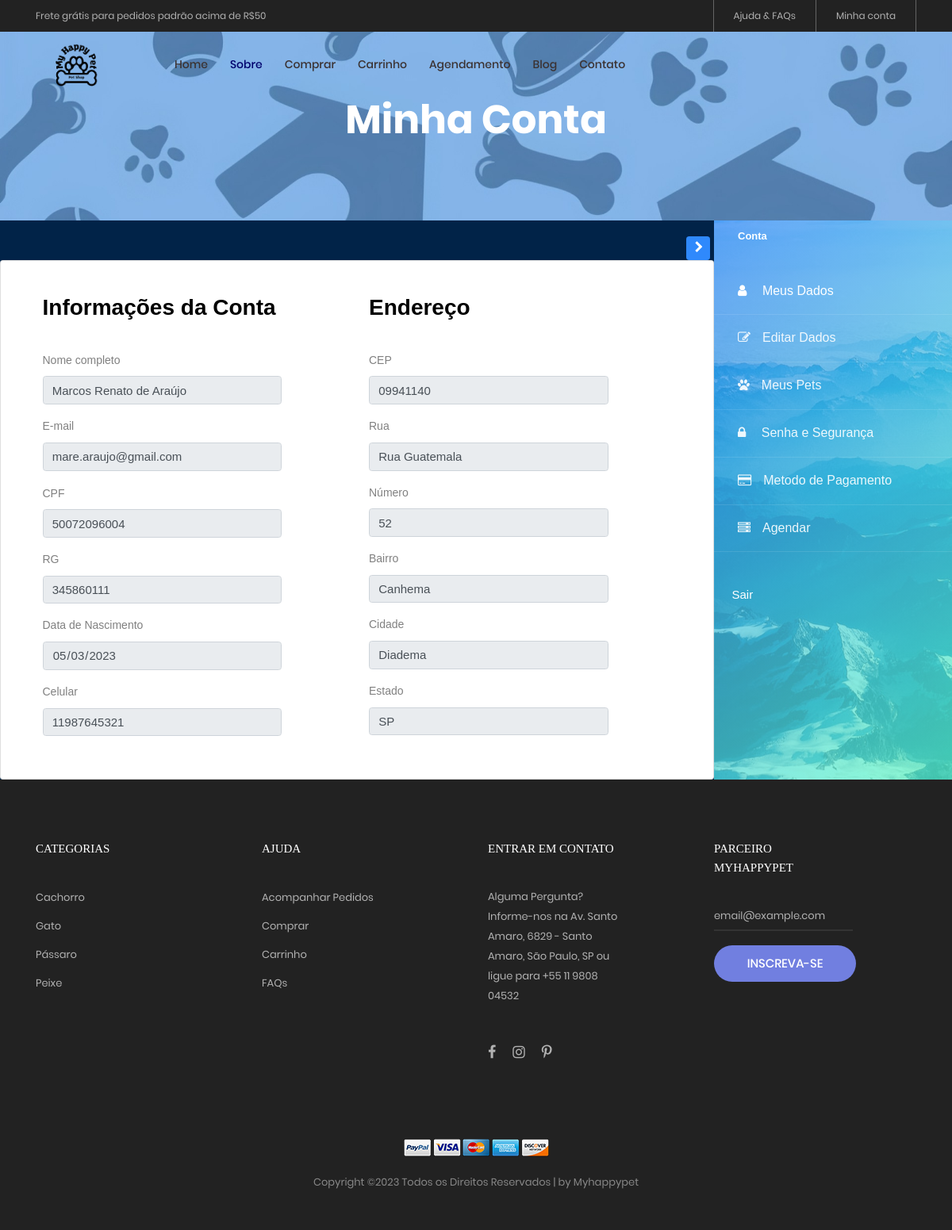
The page /meus_dados.php (signed in) on the database its author committed.
### tables this page shows
CREATE TABLE `cliente` (
  `idCliente` int(10) NOT NULL,
  `id_endereco` int(10) DEFAULT NULL,
  `nome` varchar(100) DEFAULT NULL,
  `sobrenome` varchar(100) DEFAULT NULL,
  `cpf` char(11) DEFAULT NULL,
  `rg` char(9) DEFAULT NULL,
  `data_nasc` date DEFAULT NULL
);

CREATE TABLE `cadastro_cliente` (
  `idCadastro` int(10) NOT NULL,
  `id_cliente` int(10) DEFAULT NULL,
  `data_cad` datetime DEFAULT NULL,
  `email` varchar(50) DEFAULT NULL,
  `celular` char(11) DEFAULT NULL,
  `senha` varchar(250) DEFAULT NULL
);

CREATE TABLE `endereco` (
  `idEndereco` int(10) NOT NULL,
  `estado` char(2) DEFAULT NULL,
  `municipio` varchar(30) DEFAULT NULL,
  `bairro` varchar(30) DEFAULT NULL,
  `logradouro` varchar(100) DEFAULT NULL,
  `numero` int(5) DEFAULT NULL,
  `cep` char(8) DEFAULT NULL
);

### meus_dados.php (the view, shortened to what this page needs)
<?php
include_once('php/conexao.php');
?>
<?php
    $id = $_SESSION['idCliente'];
    $dados = "SELECT * FROM cliente INNER JOIN endereco ON id_endereco = idEndereco INNER JOIN cadastro_cliente ON idCliente = id_cliente  WHERE idCliente = '$id'";
    $query = mysqli_query($conn, $dados);
    $resultados = mysqli_fetch_assoc($query);
?>
<!DOCTYPE html>
<html lang="pt-br">
<head>
	<link rel="stylesheet" type="text/css" href="vendor/bootstrap/css/bootstrap.min.css">
	<link rel="stylesheet" type="text/css" href="fonts/font-awesome-4.7.0/css/font-awesome.min.css">
	<link rel="stylesheet" type="text/css" href="fonts/iconic/css/material-design-iconic-font.min.css">
	<link rel="stylesheet" type="text/css" href="fonts/linearicons-v1.0.0/icon-font.min.css">
	<link rel="stylesheet" type="text/css" href="vendor/animate/animate.css">
	<link rel="stylesheet" type="text/css" href="vendor/css-hamburgers/hamburgers.min.css">
	<link rel="stylesheet" type="text/css" href="vendor/animsition/css/animsition.min.css">
	<link rel="stylesheet" type="text/css" href="vendor/select2/select2.min.css">
	<link rel="stylesheet" type="text/css" href="vendor/daterangepicker/daterangepicker.css">
	<link rel="stylesheet" type="text/css" href="vendor/slick/slick.css">
	<link rel="stylesheet" type="text/css" href="vendor/MagnificPopup/magnific-popup.css">
	<link rel="stylesheet" type="text/css" href="vendor/perfect-scrollbar/perfect-scrollbar.css">
	<link rel="stylesheet" type="text/css" href="css/util.css">
	<link rel="stylesheet" type="text/css" href="css/main.css">
	<link rel="stylesheet" href="https://stackpath.bootstrapcdn.com/font-awesome/4.7.0/css/font-awesome.min.css">
		<link rel="stylesheet" href="assets/css/style.css">
<link rel="stylesheet" href="https://cdnjs.cloudflare.com/ajax/libs/animate.css/4.1.1/animate.min.css"/>
<link rel="stylesheet" type="text/css" href="vendor/bootstrap/css/boot.css" />
<link rel="stylesheet" href="./css/style.css" />
</head>
<body class="animsition">
	<header>
		<div class="container-menu-desktop">
			<div class="top-bar">
				<div class="content-topbar flex-sb-m h-full container">
					<div class="left-top-bar">
						Frete grátis para pedidos padrão acima de R$50
					</div>
					<div class="right-top-bar flex-w h-full">
						<a href="ajuda.html" class="flex-c-m trans-04 p-lr-25">
							Ajuda & FAQs
						</a>
						<a href="php/checa_login.php" class="flex-c-m trans-04 p-lr-25">
							Minha conta
						</a>
					</div>
				</div>
			</div>
			<div class="wrap-menu-desktop">
				<nav class="limiter-menu-desktop container">
					<a href="index.html" class="logo">
						<img src="images/icons/logo.png" alt="IMG-LOGO">
					</a>
						<div class="menu-desktop">
						<ul class="main-menu">
							<li>
								<a href="index.html">Home</a>
							</li>
							<li class="active-menu">
								<a href="sobre.html">Sobre</a>
							</li>
							<li>
								<a href="comprar.html">Comprar</a>
							</li>
							<li>
								<a href="carrinho.html">Carrinho</a>
							</li>
							<li>
								<a href="agendamento.php">Agendamento</a>
							</li>
							<li>
								<a href="blog.html">Blog</a>
							</li>
							<li>
								<a href="contato.html">Contato</a>
							</li>
						</ul>
					</div>
				</nav>
			</div>
		</div>
	</header>
	</div><br><br><br>
	<section class="bg-img1 txt-center p-lr-15 p-tb-92" style="background-image: url('images/bg-01.jpg');">
		<h2 class="ltext-105 cl0 txt-center">
			Minha Conta
		</h2>
	</section>
	<div class="wrapper d-flex align-items-stretch">
		<nav id="sidebar" class="order-last" class="img" style="background-image: url(images/bg_1.jpg);">
				<div class="custom-menu">
					<button type="button" id="sidebarCollapse" class="btn btn-primary">
				</button>
			</div>
			<div class="">
				<h1><a href="index.html" class="logo"><span>Conta</span></a></h1>
					<ul class="list-unstyled components mb-5">
						<li class="active">
							<a href="meus_dados.php"><span class="fa fa-user mr-3"></span> Meus Dados</a>
						</li>
						<li>
							<a href="editar_dados.php"><span class="fa fa-edit mr-3"></span>Editar Dados</a>
						</li>
						<li>
						<a href="meus_pet.php"><span class="fa fa-paw mr-3"></span>Meus Pets</a>
						</li>
						<li>
						<a href="senha_seguranca.php"><span class="fa fa-lock mr-3"></span> Senha e Segurança</a>
						</li>
						<li>
						<a href="cartao.php"><span class="fa fa-credit-card mr-3"></span>Metodo de Pagamento</a>
						</li>
						<li>
							<a href="agendamento.php"><span class="fa fa-server mr-3"></span>Agendar</a>
						</li>
					</ul>
					<div class="mb-5 px-4">
								<a href="php/proc_logout.php" class="subscribe-form">
									<h3 class="h6 mb-3">Sair</h3>
								</a>
							</div>
					</div>
		</nav><br><br><br>
		<div class="wrapper"><br><br>
			<section class="h-100">
				<div class="container h-100">
					<div class="row justify-content-md-center h-100">
						<div class="card-wrapper">
							<div class="card fat">
								<div class="card-body">
									<form method="POST" action="proc_checa_login.php" class="my-login-validation">
										<div class="container">
											<div class="row">
												<div class="col-md-6">
													<h1 style="font-weight: 600; font-size: 200%;">Informações da Conta</h1><br>
													<div class="form-group">
														<label for="nomeCompleto">Nome completo</label>
														<input id="nomeCompleto" type="text" class="form-control" name="nomeCompleto" placeholder="Nome completo" value="<?php echo $resultados['nome'] . " " . $resultados['sobrenome'];  ?>" required autofocus readonly>
													</div>
													<div class="form-group">
														<label for="email">E-mail</label>
														<input id="email" type="email" class="form-control" name="email" placeholder="E-mail completo" value="<?php echo $resultados['email']; ?>" required autofocus readonly>
													</div>
													<div class="col-md-6"></div>
													<div class="form-group">
														<label for="cpf">CPF</label>
														<input id="cpf" type="text" value="<?php echo $resultados['cpf']; ?>" class="form-control" name="cpf" placeholder="000.000.000-00" required autofocus readonly>
													</div>
													<div class="form-group">
														<label for="rg">RG</label>
														<input id="rg" type="text" value="<?php echo $resultados['rg']; ?>" class="form-control" name="rg" placeholder="00.000.000-0" required autofocus readonly>
													</div>
													<div class="form-group">
														<label for="date">Data de Nascimento</label>
														<input id="date" type="date"  value="<?php echo $resultados['data_nasc']; ?>" class="form-control" name="date" required autofocus readonly>
													</div>
													<div class="form-group">
														<label for="celular">Celular</label>
														<input id="celular" type="tel" value="<?php echo $resultados['celular']; ?>" class="form-control" name="celular" placeholder="(00) 00000-0000" required autofocus readonly>
													</div>
												</div>
												<div class="col-md-6">
													<h1 style="font-weight: 600; font-size: 200%;">Endereço</h1><br>
													<div class="form-group">
														<label for="cep">CEP</label>
														<input id="cep" type="text"  value="<?php echo $resultados['cep']; ?>" class="form-control" name="cep"  required autofocus readonly>
													</div>
													<div class="form-group">
														<label for="rua">Rua</label>
														<input id="rua" type="text" value="<?php echo $resultados['logradouro']; ?>" class="form-control" name="rua" required autofocus readonly>
													</div>
													<div class="form-group">
														<label for="numero">Número</label>
														<input id="numero" type="text" value="<?php echo $resultados['numero']; ?>" class="form-control" name="numero" required autofocus readonly>
													</div>
													<div class="form-group">
														<label for="bairro">Bairro</label>
														<input id="bairro" type="text" value="<?php echo $resultados['bairro']; ?>" class="form-control" name="bairro" required autofocus readonly>
													</div>
													<div class="form-group">
														<label for="cidade">Cidade</label>
														<input id="cidade" type="text"class="form-control" name="cidade" value="<?php echo $resultados['municipio']; ?>" required autofocus readonly>
													</div>
													<div class="form-group">
														<label for="estado">Estado</label>
														<input id="estado" type="text" class="form-control" name="estado" value="<?php echo $resultados['estado']; ?>" required autofocus readonly>
													</div>
												</div>
												<div class="col-md-12">
												</div>
											</div>
										</div>
									</form>
								</div>
							</div>
						</div>
					</div>
				</div>
			</section>
		</div>
	</div>
	<footer class="bg3 p-t-75 p-b-32">
		<div class="container">
			<div class="row">
				<div class="col-sm-6 col-lg-3 p-b-50">
					<h4 class="stext-301 cl0 p-b-30">
						Categorias
					</h4>
					<ul>
						<li class="p-b-10">
							<a href="#" class="stext-107 cl7 hov-cl1 trans-04">
								Cachorro
							</a>
						</li>
						<li class="p-b-10">
							<a href="#" class="stext-107 cl7 hov-cl1 trans-04">
								Gato
							</a>
						</li>
						<li class="p-b-10">
							<a href="#" class="stext-107 cl7 hov-cl1 trans-04">
								Pássaro
							</a>
						</li>
						<li class="p-b-10">
							<a href="#" class="stext-107 cl7 hov-cl1 trans-04">
								Peixe
							</a>
						</li>
					</ul>
				</div>
				<div class="col-sm-6 col-lg-3 p-b-50">
					<h4 class="stext-301 cl0 p-b-30">
						Ajuda
					</h4>
					<ul>
						<li class="p-b-10">
							<a href="#" class="stext-107 cl7 hov-cl1 trans-04">
								Acompanhar Pedidos
							</a>
						</li>
						<li class="p-b-10">
							<a href="#" class="stext-107 cl7 hov-cl1 trans-04">
								Comprar
							</a>
						</li>
						<li class="p-b-10">
							<a href="#" class="stext-107 cl7 hov-cl1 trans-04">
								Carrinho
							</a>
						</li>
						<li class="p-b-10">
							<a href="#" class="stext-107 cl7 hov-cl1 trans-04">
								FAQs
							</a>
						</li>
					</ul>
				</div>
				<div class="col-sm-6 col-lg-3 p-b-50">
					<h4 class="stext-301 cl0 p-b-30">
						Entrar em contato
					</h4>
					<p class="stext-107 cl7 size-201">
						Alguma Pergunta? Informe-nos na Av. Santo Amaro, 6829 - Santo Amaro, São Paulo, SP ou ligue para +55 11 9808 04532
					</p>
					<div class="p-t-27">
						<a href="#" class="fs-18 cl7 hov-cl1 trans-04 m-r-16">
							<i class="fa fa-facebook"></i>
						</a>
						<a href="#" class="fs-18 cl7 hov-cl1 trans-04 m-r-16">
							<i class="fa fa-instagram"></i>
						</a>
						<a href="#" class="fs-18 cl7 hov-cl1 trans-04 m-r-16">
							<i class="fa fa-pinterest-p"></i>
						</a>
					</div>
				</div>
				<div class="col-sm-6 col-lg-3 p-b-50">
					<h4 class="stext-301 cl0 p-b-30">
						Parceiro Myhappypet
					</h4>
					<form>
						<div class="wrap-input1 w-full p-b-4">
							<input class="input1 bg-none plh1 stext-107 cl7" type="text" name="email" placeholder="email@example.com">
						</div>
						<div class="p-t-18">
							<button class="flex-c-m stext-101 cl0 size-103 bg1 bor1 hov-btn2 p-lr-15 trans-04">
								Inscreva-se
							</button>
						</div>
					</form>
				</div>
			</div>
			<div class="p-t-40">
				<div class="flex-c-m flex-w p-b-18">
					<a href="#" class="m-all-1">
						<img src="images/icons/icon-pay-01.png" alt="ICON-PAY">
					</a>
					<a href="#" class="m-all-1">
						<img src="images/icons/icon-pay-02.png" alt="ICON-PAY">
					</a>
					<a href="#" class="m-all-1">
						<img src="images/icons/icon-pay-03.png" alt="ICON-PAY">
					</a>
					<a href="#" class="m-all-1">
						<img src="images/icons/icon-pay-04.png" alt="ICON-PAY">
					</a>
					<a href="#" class="m-all-1">
						<img src="images/icons/icon-pay-05.png" alt="ICON-PAY">
					</a>
				</div>
				<p class="stext-107 cl6 txt-center">
Copyright &copy;<script>document.write(new Date().getFullYear());</script> Todos os Direitos Reservados | by Myhappypet</a>
				</p>
			</div>
		</div>
	</footer>
</body>
</html>

### css/main.css (style rules this page uses)
.container { max-width: 1380px; }
@media (max-width: 1600px) { .container { max-width: 1200px; } }
.container-menu-desktop { height: auto; width: 100%; position: relative; -webkit-transition: all 0.3s; -o-transition: all 0.3s; -moz-transition: all 0.3s; transition: all 0.3s; }
.top-bar { height: 40px; background-color: #222; }
.left-top-bar { font-family: Poppins-Regular; font-size: 12px; line-height: 1.8; color: #b2b2b2; }
.right-top-bar a { font-family: Poppins-Regular; font-size: 12px; line-height: 1.8; height: 100%; color: #b2b2b2; border-right: 1px solid rgba(255,255,255,0.3); }
.right-top-bar a:first-child { border-left: 1px solid rgba(255,255,255,0.3); }
.wrap-menu-desktop { position: fixed; z-index: 1100; background-color: transparent; width: 100%; height: 84px; top: 40px; left: 0px; -webkit-transition: height 0.3s, background-color 0.3s; -o-transition: height 0.3s, background-color 0.3s; -moz-transition: height 0.3s, background-color 0.3s; transition: height 0.3s, background-color 0.3s; }
.limiter-menu-desktop { height: 100%; display: -webkit-box; display: -webkit-flex; display: -moz-box; display: -ms-flexbox; display: flex; align-items: center; background-color: transparent; }
.logo { display: -webkit-box; display: -webkit-flex; display: -moz-box; display: -ms-flexbox; display: flex; align-items: center; height: 65%; margin-right: 55px; }
.logo img { max-width: 100%; max-height: 100%; }
.menu-desktop { display: -webkit-box; display: -webkit-flex; display: -moz-box; display: -ms-flexbox; display: flex; align-items: center; height: 100%; }
.main-menu { list-style-type: none; margin: 0; display: -webkit-box; display: -webkit-flex; display: -moz-box; display: -ms-flexbox; display: flex; align-items: center; }
.main-menu > li { display: block; position: relative; padding: 20px 10px 20px 0px; margin: 0px 4px 0px 14px; }
.main-menu > li > a { font-family: Poppins-Medium; color: #3b3232; padding: 5px 0px; transition: all 0.4s; -webkit-transition: all 0.4s; -o-transition: all 0.4s; -moz-transition: all 0.4s; }
.main-menu > li.active-menu > a { color: #00026d; }
.cl0 { color: #fff; }
.cl6 { color: #888; }
.cl7 { color: #b2b2b2; }
.stext-101 { font-family: Poppins-Medium; font-size: 15px; line-height: 1.466667; text-transform: uppercase; }
.stext-107 { font-family: Poppins-Regular; font-size: 13px; line-height: 1.923; }
.stext-301 { font-family: Montserrat-Bold; font-size: 15px; line-height: 1.6; text-transform: uppercase; }
.ltext-105 { font-family: Poppins-Bold; font-size: 50px; line-height: 1.1; }
.size-103 { min-width: 179px; height: 46px; }
.size-201 { max-width: 270px; }
.bg-none { background-color: transparent; }
.bg1 { background-color: #717fe0; }
.bg3 { background-color: #222; }
.bg-img1 { background-size: cover; background-position: center center; background-repeat: no-repeat; margin-top: -7%; }
.bor1 { border-radius: 23px; }
.wrap-input1 { position: relative; border-bottom: 2px solid rgba(204,204,204, 0.1); }
.input1 { background-color: transparent; width: 100%; }

### css/style.css (style rules this page uses)
body { background-color: var(--bodyColor); }
.wrapper { display: grid; background-color: #012348; }

### rows shown on the page
cliente: nomeCompleto "Marcos Renato de Araújo", email "mare.araujo@gmail.com", cpf "50072096004", rg "345860111", date "05/03/2023", celular "11987645321", cep "09941140", rua "Rua Guatemala", numero "52", bairro "Canhema", cidade "Diadema", estado "SP"
